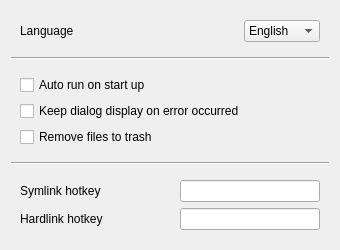
<?xml version="1.0" encoding="UTF-8"?>
<ui version="4.0">
 <class>SettingsWidget</class>
 <widget class="QWidget" name="SettingsWidget">
  <property name="geometry">
   <rect>
    <x>0</x>
    <y>0</y>
    <width>340</width>
    <height>241</height>
   </rect>
  </property>
  <property name="font">
   <font>
    <stylestrategy>PreferAntialias</stylestrategy>
   </font>
  </property>
  <property name="focusPolicy">
   <enum>Qt::ClickFocus</enum>
  </property>
  <property name="windowTitle">
   <string>SettingsWidget</string>
  </property>
  <layout class="QVBoxLayout" name="verticalLayout_3">
   <item>
    <widget class="QWidget" name="widget" native="true">
     <property name="focusPolicy">
      <enum>Qt::ClickFocus</enum>
     </property>
     <layout class="QHBoxLayout" name="horizontalLayout_3">
      <item>
       <widget class="QLabel" name="languageText">
        <property name="focusPolicy">
         <enum>Qt::ClickFocus</enum>
        </property>
        <property name="text">
         <string>Language</string>
        </property>
       </widget>
      </item>
      <item>
       <spacer name="horizontalSpacer">
        <property name="orientation">
         <enum>Qt::Horizontal</enum>
        </property>
        <property name="sizeHint" stdset="0">
         <size>
          <width>142</width>
          <height>20</height>
         </size>
        </property>
       </spacer>
      </item>
      <item>
       <widget class="QComboBox" name="languageComboBox">
        <property name="focusPolicy">
         <enum>Qt::StrongFocus</enum>
        </property>
        <item>
         <property name="text">
          <string>English</string>
         </property>
        </item>
        <item>
         <property name="text">
          <string>Chinese</string>
         </property>
        </item>
       </widget>
      </item>
     </layout>
    </widget>
   </item>
   <item>
    <widget class="Line" name="line">
     <property name="focusPolicy">
      <enum>Qt::ClickFocus</enum>
     </property>
     <property name="orientation">
      <enum>Qt::Horizontal</enum>
     </property>
    </widget>
   </item>
   <item>
    <widget class="QWidget" name="widget_2" native="true">
     <property name="focusPolicy">
      <enum>Qt::ClickFocus</enum>
     </property>
     <layout class="QVBoxLayout" name="verticalLayout_2">
      <item>
       <widget class="QCheckBox" name="autoRunOnStartUpCb">
        <property name="text">
         <string>Auto run on start up</string>
        </property>
       </widget>
      </item>
      <item>
       <widget class="QCheckBox" name="keepDialogOnErrorOccurredCb">
        <property name="text">
         <string>Keep dialog display on error occurred</string>
        </property>
       </widget>
      </item>
      <item>
       <widget class="QCheckBox" name="removeToTrashCb">
        <property name="text">
         <string>Remove files to trash</string>
        </property>
       </widget>
      </item>
     </layout>
    </widget>
   </item>
   <item>
    <widget class="Line" name="line_2">
     <property name="focusPolicy">
      <enum>Qt::ClickFocus</enum>
     </property>
     <property name="orientation">
      <enum>Qt::Horizontal</enum>
     </property>
    </widget>
   </item>
   <item>
    <widget class="QWidget" name="widget_3" native="true">
     <property name="focusPolicy">
      <enum>Qt::ClickFocus</enum>
     </property>
     <layout class="QVBoxLayout" name="verticalLayout">
      <item>
       <widget class="QWidget" name="widget_4" native="true">
        <property name="focusPolicy">
         <enum>Qt::ClickFocus</enum>
        </property>
        <layout class="QHBoxLayout" name="horizontalLayout_2">
         <property name="leftMargin">
          <number>0</number>
         </property>
         <property name="topMargin">
          <number>0</number>
         </property>
         <property name="rightMargin">
          <number>0</number>
         </property>
         <property name="bottomMargin">
          <number>0</number>
         </property>
         <item>
          <widget class="QLabel" name="symlinkHotkeyText">
           <property name="focusPolicy">
            <enum>Qt::ClickFocus</enum>
           </property>
           <property name="text">
            <string>Symlink hotkey</string>
           </property>
          </widget>
         </item>
         <item>
          <spacer name="horizontalSpacer_2">
           <property name="orientation">
            <enum>Qt::Horizontal</enum>
           </property>
           <property name="sizeHint" stdset="0">
            <size>
             <width>50</width>
             <height>20</height>
            </size>
           </property>
          </spacer>
         </item>
         <item>
          <widget class="KeyCombinationInputer" name="symlinkHotkeyInputer">
           <property name="minimumSize">
            <size>
             <width>140</width>
             <height>0</height>
            </size>
           </property>
           <property name="maximumSize">
            <size>
             <width>140</width>
             <height>16777215</height>
            </size>
           </property>
          </widget>
         </item>
        </layout>
       </widget>
      </item>
      <item>
       <widget class="QWidget" name="widget_5" native="true">
        <property name="focusPolicy">
         <enum>Qt::ClickFocus</enum>
        </property>
        <layout class="QHBoxLayout" name="horizontalLayout">
         <property name="leftMargin">
          <number>0</number>
         </property>
         <property name="topMargin">
          <number>0</number>
         </property>
         <property name="rightMargin">
          <number>0</number>
         </property>
         <property name="bottomMargin">
          <number>0</number>
         </property>
         <item>
          <widget class="QLabel" name="hardlinkHotkeyText">
           <property name="focusPolicy">
            <enum>Qt::ClickFocus</enum>
           </property>
           <property name="text">
            <string>Hardlink hotkey</string>
           </property>
          </widget>
         </item>
         <item>
          <spacer name="horizontalSpacer_3">
           <property name="orientation">
            <enum>Qt::Horizontal</enum>
           </property>
           <property name="sizeHint" stdset="0">
            <size>
             <width>46</width>
             <height>20</height>
            </size>
           </property>
          </spacer>
         </item>
         <item>
          <widget class="KeyCombinationInputer" name="hardlinkHotkeyInputer">
           <property name="minimumSize">
            <size>
             <width>140</width>
             <height>0</height>
            </size>
           </property>
           <property name="maximumSize">
            <size>
             <width>140</width>
             <height>16777215</height>
            </size>
           </property>
          </widget>
         </item>
        </layout>
       </widget>
      </item>
     </layout>
    </widget>
   </item>
  </layout>
 </widget>
 <customwidgets>
  <customwidget>
   <class>KeyCombinationInputer</class>
   <extends>QLineEdit</extends>
   <header>app/keycombination_inputer.h</header>
  </customwidget>
 </customwidgets>
 <resources/>
 <connections/>
</ui>
